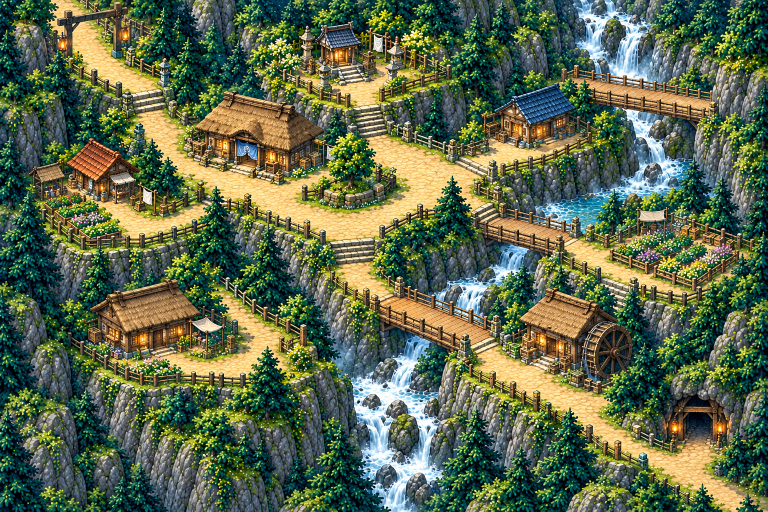
#> input picture assets/maps/hidden_village/background.png, 1536 x 1024 px (shown at 1/2 size)
$ python build_hidden_village_collision.py
#> lines starting #> are read from the running program, lines starting #| are printed output that depends on the picture; after the words box and inside, x2 and y2 are one past the last pixel; in counts of white or black regions, pixels touching at a corner belong together
# -*- coding: utf-8 -*-
"""Build the human-adjustable collision mask for No.10 かくれざと.

The user-supplied background stays byte-identical. Tan stone and dirt routes are sampled per
8px runtime cell, then the hand-measured bridges, stairs, gate and house-front landings below
are added. The walkable network is restricted to the component reached from the north-west gate.

    python tools/build_hidden_village_collision.py
    python tools/build_hidden_village_collision.py --preview out.png

white = walkable / black = blocked. All coordinates are native background pixels.
"""
import argparse
from pathlib import Path

import numpy as np
from PIL import Image

REPO_ROOT = Path(__file__).resolve().parent.parent
MAP_DIR = REPO_ROOT / "assets" / "maps" / "hidden_village"
WIDTH, HEIGHT, CELL = 1536, 1024, 8
COLS, ROWS = WIDTH // CELL, HEIGHT // CELL
SEED = (160, 72)

# Stone-paved paths and pale dirt have a warm yellow cast. Bridges and stair treads need
# explicit additions because their brown/grey planks fall outside that colour range.
WALKABLE = [
    ("north-west gate", (112, 0, 208, 104)),
    ("north-west gate bend", (160, 80, 264, 184)),
    ("west upper stair", (248, 160, 336, 264)),
    ("west street", (184, 312, 520, 432)),
    ("west flower path", (88, 400, 264, 488)),
    ("central square", (480, 328, 912, 512)),
    ("shrine stair", (656, 128, 768, 232)),
    ("shrine route", (656, 144, 776, 352)),
    ("east house approach", (872, 304, 1040, 392)),
    ("east house terrace", (1000, 272, 1168, 392)),
    ("upper east bridge", (1192, 144, 1440, 208)),
    ("middle east bridge", (976, 424, 1216, 488)),
    ("east flower terrace", (1224, 448, 1464, 576)),
    # The small middle bridge joins the square to the flower terrace.  Its railings make
    # the sampled colours unreliable, so keep a body-width overlap at both ends.
    ("east flower bridge join", (1176, 416, 1280, 504)),
    ("central south stair", (712, 488, 824, 608)),
    ("lower bridge", (760, 592, 1032, 680)),
    ("watermill approach", (976, 648, 1112, 760)),
    ("lower west approach", (448, 472, 552, 720)),
    ("lower west street", (264, 600, 544, 800)),
    ("lower west house landing", (232, 720, 456, 824)),
    ("watermill landing", (1024, 704, 1224, 824)),
    # The watermill's front path continues below the wheel; this keeps the house-front
    # resident and the south bridge on one walkable route after the building is masked.
    ("watermill doorstep", (992, 760, 1240, 848)),
    ("cave approach", (1200, 800, 1400, 1000)),
]

# Obstacles that can share warm colours with paths must remain solid.
OBSTACLES = [
    (448, 216, 704, 368),   # central thatched house
    (112, 272, 288, 408),   # west tiled house
    (1000, 208, 1176, 352), # east blue-roof house
    (248, 624, 496, 760),  # lower west house
    (1040, 624, 1240, 760),# watermill building and wheel
    (680, 56, 816, 152),    # hill shrine
]


def neighbours(cells):
    padded = np.pad(cells, 1)
    return sum(
        padded[1 + dy:ROWS + 1 + dy, 1 + dx:COLS + 1 + dx].astype(int)
        for dy in (-1, 0, 1) for dx in (-1, 0, 1) if (dx, dy) != (0, 0)
    )


def paint(cells, rect, value):
    assert all(value % CELL == 0 for value in rect), f"{rect} is not aligned to {CELL}px"
    x0, y0, x1, y1 = rect
    cells[y0 // CELL:y1 // CELL, x0 // CELL:x1 // CELL] = value


def connected_from(cells):
    keep = np.zeros_like(cells)
    stack = [(SEED[1] // CELL, SEED[0] // CELL)]
    while stack:
        row, col = stack.pop()
        if not (0 <= row < ROWS and 0 <= col < COLS) or keep[row, col] or not cells[row, col]:
            continue
        keep[row, col] = True
        stack.extend(((row + 1, col), (row - 1, col), (row, col + 1), (row, col - 1)))
    return keep


def build(preview=None):
    background = Image.open(MAP_DIR / "background.png").convert("RGB")
#> background is the input picture: PIL image 1536x1024 RGB; mean R, G, B 92.7, 105.5, 76.5
    assert background.size == (WIDTH, HEIGHT), f"background.png is {background.size}, expected {(WIDTH, HEIGHT)}"
    rgb = np.asarray(background).astype(int)
    r, g, b = rgb[..., 0], rgb[..., 1], rgb[..., 2]
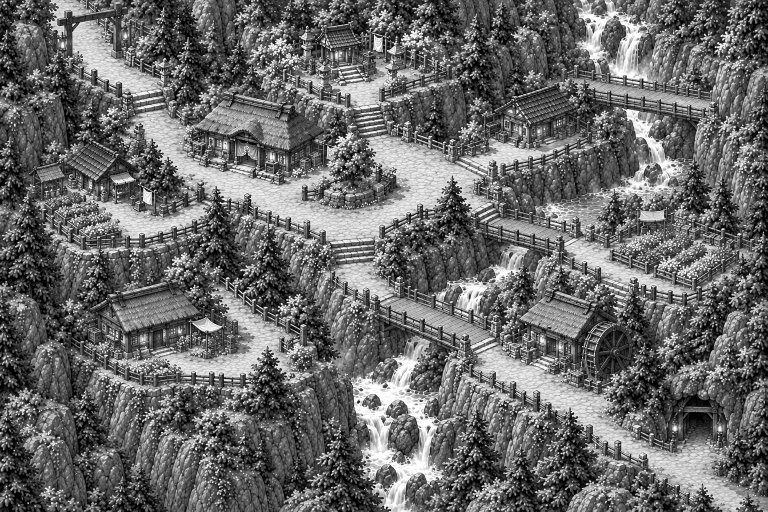
#> g: shape (1024, 1536) int64 (shown at 1/2 size); min 0, max 255, mean 105.5
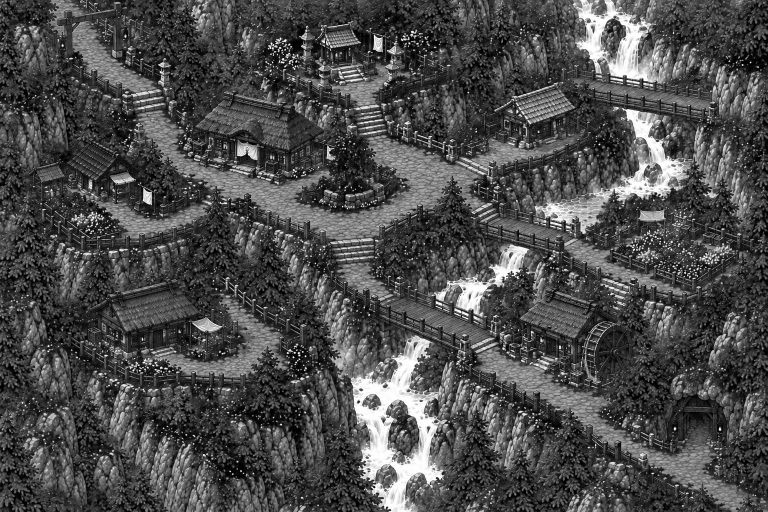
#> b: shape (1024, 1536) int64 (shown at 1/2 size); min 0, max 255, mean 76.5
    sand = (r > 155) & (g > 125) & (b > 55) & (b < 185) & (r - b > 42) & (g - b > 18) & (r >= g)
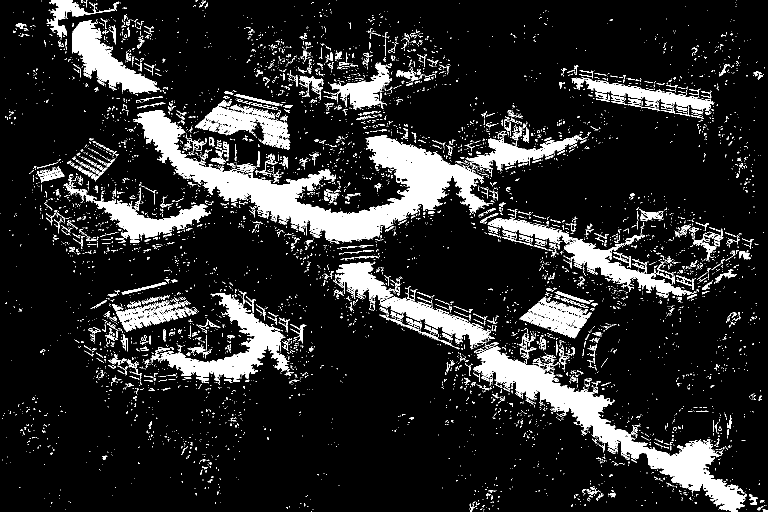
#> sand: shape (1024, 1536) bool (shown at 1/2 size); 14% white; 6779 white regions (6027 under 20 px), largest, box (x1, y1, x2, y2) and area: (266, 220, 986, 488) 46696, (946, 693, 1493, 1024) 28846, (320, 586, 578, 757) 12583
    cells = sand.reshape(ROWS, CELL, COLS, CELL).mean(axis=(1, 3)) >= 0.42
#> cells: shape (128, 192) bool; 12.5% white; 116 white regions (102 under 20 px), largest, box (x1, y1, x2, y2) and area: (34, 27, 121, 61) 779, (119, 87, 186, 128) 496, (38, 73, 73, 95) 229
    counts = neighbours(cells)
#> in neighbours, `padded = np.pad(cells, 1)`: padded: shape (130, 194) bool; 12.2% white; 116 white regions (102 under 20 px), largest, box (x1, y1, x2, y2) and area: (35, 28, 122, 62) 779, (120, 88, 187, 129) 496, (39, 74, 74, 96) 229
#> in neighbours, `return sum( padded[1 + dy:ROWS + 1 + dy, 1 + dx:COLS + 1 + dx].astype(..`:
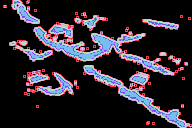
#> returned value: shape (128, 192) int64; 9 distinct labels, from 0 to 8; one colour per label, 0 black
    cells = (cells | (counts >= 6)) & (counts >= 3)
#> cells: shape (128, 192) bool; 11.6% white; 27 white regions (13 under 20 px), largest, box (x1, y1, x2, y2) and area: (35, 27, 121, 61) 778, (119, 87, 186, 128) 497, (40, 74, 72, 95) 221
    for _, rect in WALKABLE:
        paint(cells, rect, True)
#> cells: shape (128, 192) bool; 32.4% white; 8 white regions (4 under 20 px), largest, box (x1, y1, x2, y2) and area: (11, 0, 186, 128) 6691, (122, 52, 183, 74) 843, (144, 18, 180, 28) 274, (50, 25, 72, 37) 130
    for rect in OBSTACLES:
        paint(cells, rect, False)
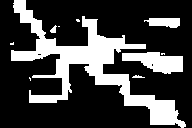
#> cells: shape (128, 192) bool; 26% white; 10 white regions (5 under 20 px), largest, box (x1, y1, x2, y2) and area: (11, 0, 186, 128) 5185, (122, 52, 183, 74) 843, (144, 18, 180, 28) 274, (50, 25, 57, 33) 33, (132, 75, 145, 78) 25
    cells = connected_from(cells)
#> after the loop in connected_from, `while stack:`:
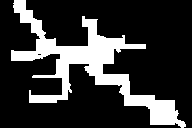
#> keep: shape (128, 192) bool; 21.1% white; 1 white region, box (x1, y1, x2, y2) and area: (11, 0, 186, 128) 5185
#> after the loop in connected_from, `while stack:`: stack = []
    mask = Image.fromarray((cells * 255).astype("uint8")).resize((WIDTH, HEIGHT), Image.Resampling.NEAREST).convert("RGB")
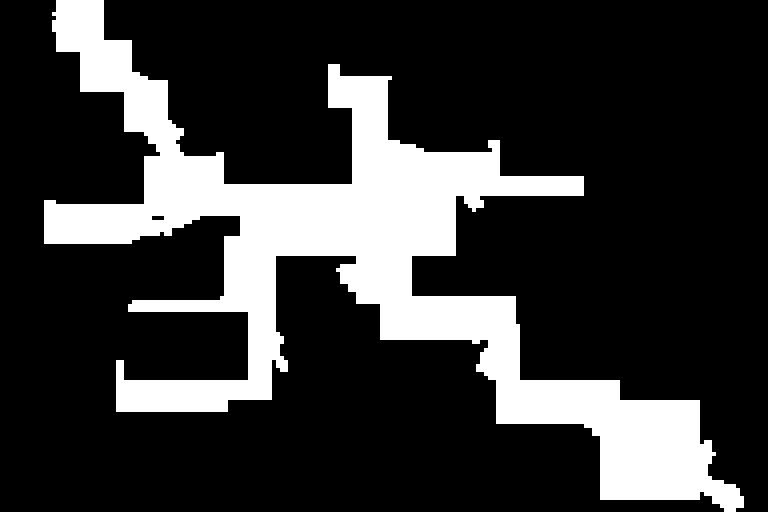
#> mask: PIL image 1536x1024 RGB (shown at 1/2 size); 21.1% white; 1 white region, box (x1, y1, x2, y2) and area: (88, 0, 1488, 1024) 331840
    mask.save(MAP_DIR / "collision.png", optimize=True)
    print(f"wrote {MAP_DIR / 'collision.png'} ({WIDTH}x{HEIGHT}, walkable cells={int(cells.sum())})")
#| wrote assets/maps/hidden_village/collision.png (1536x1024, walkable cells=5185)
    if preview:
        tint = mask.convert("L").point(lambda value: 125 if value < 128 else 0)
        Image.composite(Image.new("RGB", background.size, (255, 0, 0)), background, tint).save(preview)


if __name__ == "__main__":
    parser = argparse.ArgumentParser()
    parser.add_argument("--preview", help="also write a red-tinted blocked-area preview")
    build(parser.parse_args().preview)
